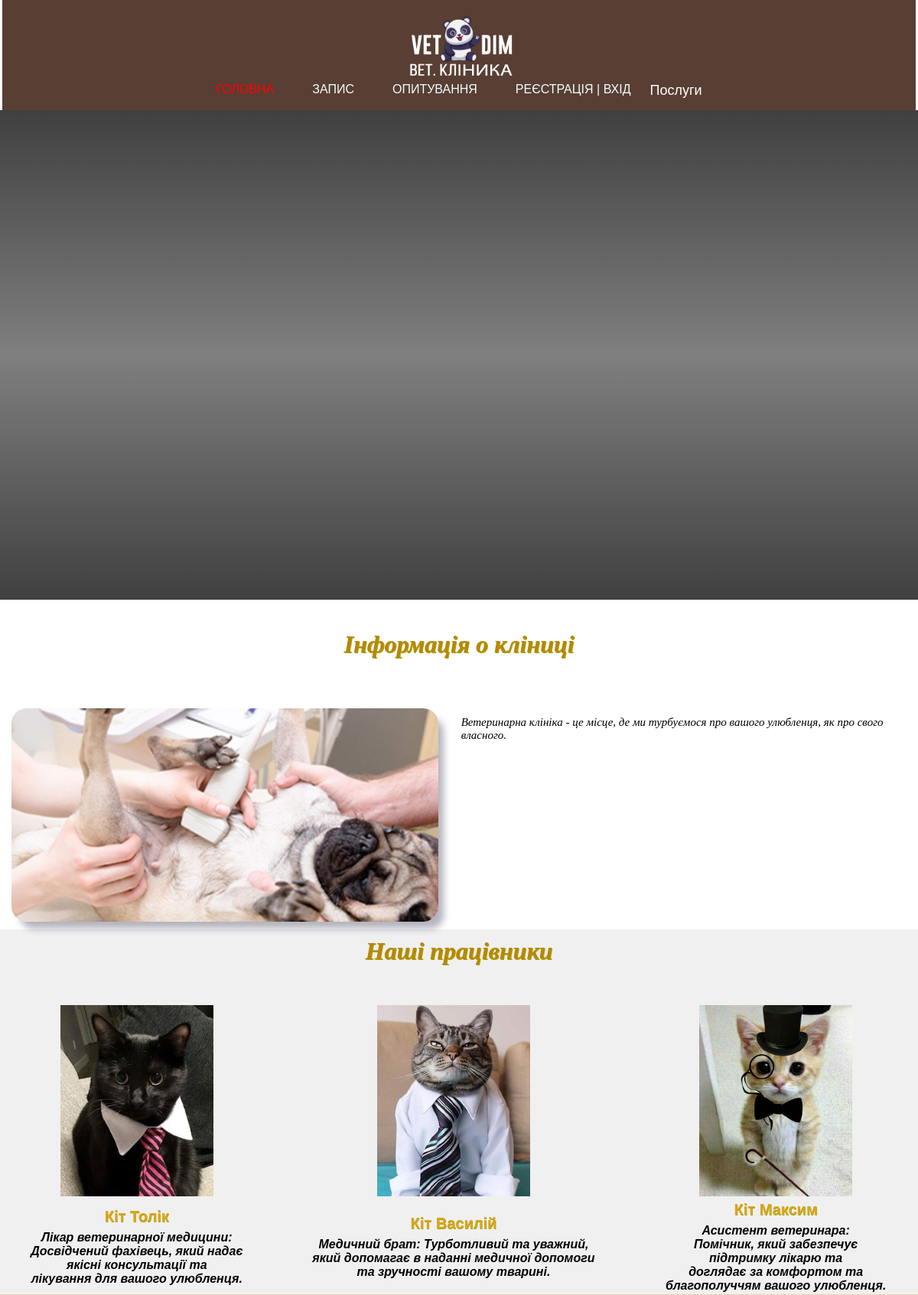
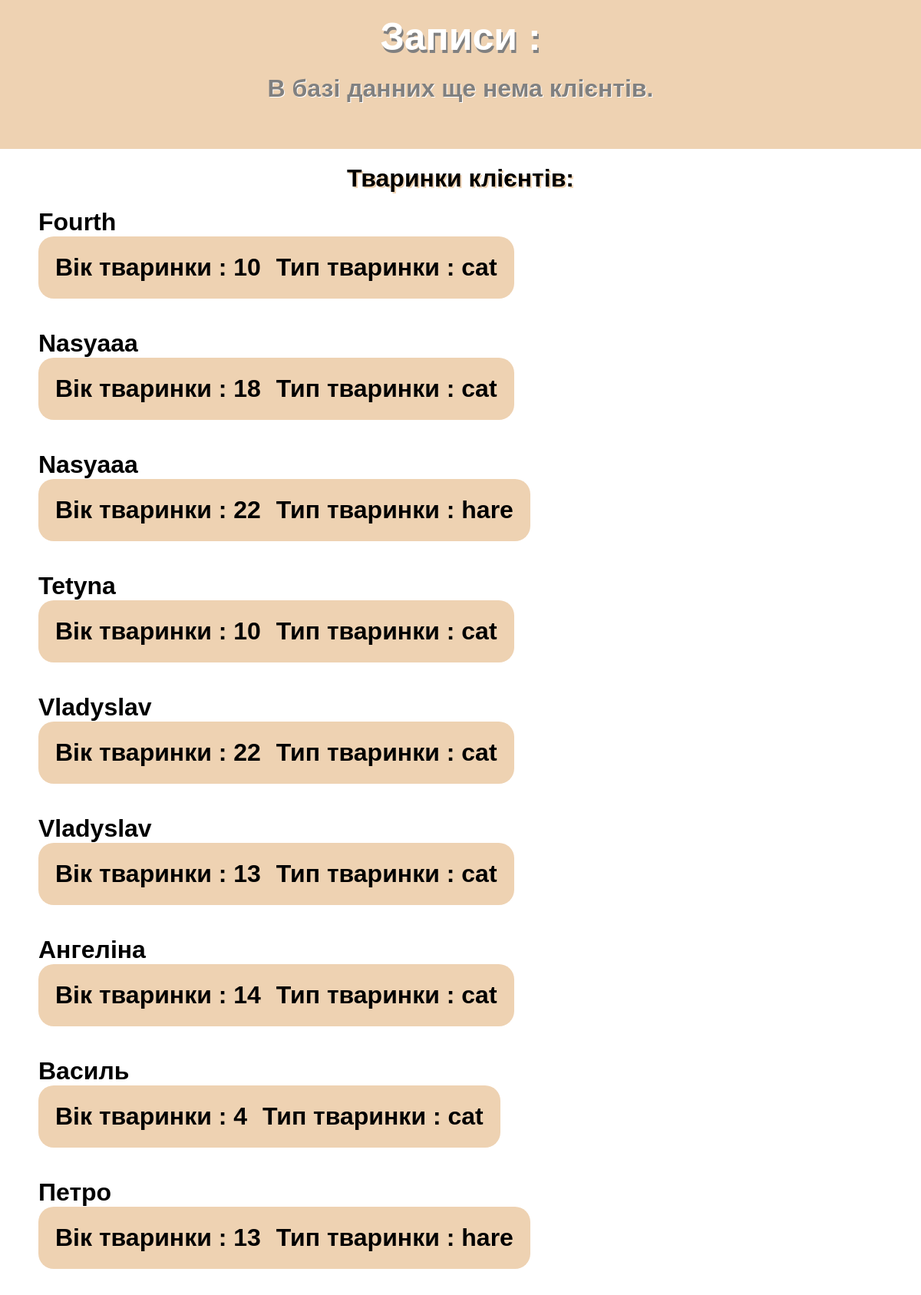
/polls/clients (upper part), run on the app's committed database (2 pictures, top to bottom).
### polls/models.py (models this page shows, shortened)
class ClientAnimal(models.Model):
    age = models.CharField('Вік тваринки',max_length=3)
    description = models.TextField('Опис тваринки')
    client = models.ForeignKey(Client,on_delete=models.PROTECT)
    typeanimal = models.ForeignKey(TypeAnimal, on_delete=models.PROTECT)
    class Meta:
        verbose_name_plural = 'Тваринка клієнта'
        verbose_name = 'Тваринка клієнта'
        ordering = ['typeanimal']

class Client(models.Model):
    user = models.OneToOneField(User, on_delete=models.CASCADE, null=True)
    name = models.CharField('Імя',max_length=25)
    surname = models.CharField('Прізвище', max_length=35)
    number = models.CharField('Номер',max_length=10)
    def __str__(self):
        return self.name
    class Meta:
        verbose_name_plural = 'Кліент'
        verbose_name = 'Кліента'
        ordering = ['name']

class TypeAnimal(models.Model):
    animals = ((None, 'Виберіть тип тварини'), ('cat', 'Кішка'), ('dog', 'Собака'), ('hare', 'Заєц'), ('shinshila', 'Шиншила'))
    animal = models.CharField(max_length=20, choices=animals)
    def __str__(self):
        return self.animal
    class Meta:
        verbose_name_plural = 'Тваринки'
        verbose_name = 'Тваринка'
        ordering = ['animal']

### polls/views.py (the view)
# urls.py: path('clients', views.last_clients , name = "last_client"),
def last_clients(request):
    all_clients = ClientAnimal.objects.order_by('client')
    return render(request, 'index.html', {'all_clients': all_clients})

### polls/templates/index.html (shortened to what this page needs)
<!DOCTYPE html>
{% load static %}
<html>
<head>
	<link href="{% static 'css/style.css' %}" rel="stylesheet">
</head>
<body>
    <header>
        <div class="navig">
            <a href="{% url 'main' %}">
                <img src="{% static 'img/logo1.png' %}" class="logo">
            </a>
            <ul>
                <li><a href="{% url 'main' %}" style="text-decoration: none; color: red; text-transform: uppercase;"> Головна </a></li>
                <li><a href="{% url 'reg' %}"> Запис </a></li>
                <li><a href="{% url 'second' %}">Опитування</a></li>
                {% if user.is_authenticated %}
                <span style="color:white">Привіт , {{request.user}} <br /> <span><a href="{%url 'logout'%}" style="color: white; text-transform: uppercase;"> Вийти</a></span></span>
                <pre>  </pre>
                {% else %}
                <li><a href="{% url 'regik' %}" style=" color = white;">Реєстрація | Вхід</a></li>
                {% endif %}
                <div class="dropdown">
                    <button class="dropbtn">Послуги</button>
                </div>
            </ul>
        </div>
    </header>
    <div class="hat">
        <h1 class="welcome">{{link_h1}}</h1>
    </div>
    <h1 class="text_adv">Інформація о кліниці</h1>
    <div class="middle" style="background-color: {{link_src}}">
        <div class="about_us">
            <img src="{% static 'img/client2.png' %}">
            <div><p class="discription_adv">Ветеринарна клініка - це місце, де ми турбуємося про вашого улюбленця, як про свого власного. </p>	 </div>
        </div>
    </div>
    <div class="rewards">
        <h1 class="text_emp">Наші працівники</h1>
        <table class="table_cats">
            <tr>
                <td>
                    <img src="{% static 'img/emp1.png' %}">
                </td>
                <td>
                    <img src="{% static 'img/emp2.png' %}">
                </td>
                <td>
                    <img src="{% static 'img/emp3.png' %}">
                </td>
            </tr>
            <tr>
                <td>
                    <p1 class="name"><b>Кіт Толік</b></p1>
                    <h4 class="desctiption">Лікар ветеринарної медицини: <br>Досвідчений фахівець, який надає <br>якісні консультації та<br> лікування для вашого улюбленця.</h4>
                </td>
                <td>
                    <p1 class="name"><b>Кіт Василій</b></p1>
                    <h4 class="desctiption">Медичний брат: Турботливий та уважний,<br> який допомагає в наданні медичної допомоги <br>	та зручності вашому тварині.</h4>
                </td>
                <td>
                    <p1 class="name"> <b>Кіт Максим </b></p1>
                    <h4 class="desctiption">Асистент ветеринара:<br> Помічник, який забезпечує<br> підтримку лікарю та<br> доглядає за комфортом та<br> благополуччям вашого улюбленця.</h4>
                </td>
            </tr>
        </table>
    </div>
    <div class="reviews" style="background-color:#EED2B2; ">
        <h1 style="text-align:center;color:white; text-shadow:grey 2px 4px; font-size:50px;">Записи :</h1>
        {% if bookings %}
        <div class="content" id="content">
            {% for el in bookings %}
            <div class="single_content" style="padding-top: 20px; padding-left: 50px; text-align: center;">
                <h1> {{ el.client }} </h1>
                <h1>Дата прийому : {{ el.date }}</h1>
            </div>
            {% endfor %}
            <div class="spinner not-visble" id="spinner">
                <span>Завантаження...</span>
            </div>
            <div style="margin-left:1025px; margin-top:20px;" class="load_more-btn" id="btn">
                <button style=" font-size: 24px; padding: 20px; border: none; border-radius: 10px; text-decoration: none; color: white; background: #0B63F6; box-shadow: 0 5px 0 #003CC5; "type="button" class="btn-success">Подивитися більше.</button>
            </div>
            <div>
                <p class="alert not-visble" id="alert">Більше нема постів , щоб загрузити</p>
            </div>
            {% else %}
            <h1 style="text-align:center;color:grey; text-shadow:white 1px 1px; padding-top:20px; padding-bottom:20px;">В базі данних ще нема клієнтів.</h1>
            {% endif %}
        </div>
    <h1 style="text-align:center; text-shadow:#EED2B2 2px 2px; padding-top:20px;">Тваринки клієнтів:</h1>
    {% if all_clients %}
    {% for el in all_clients %}
    <div style="padding-top:20px; padding-left:50px;">
        <h1> {{ el.client }} </h1>
        <table style="background-color:#EED2B2; padding:20px; border-radius:20px;margin-bottom:20px;">
            <td>
                <h1>Вік тваринки : {{ el.age }}</h1>
            </td>
            <td>
                <h1>&nbsp; Тип тваринки : {{ el.typeanimal }}</h1>
            </td>
        </table>
    </div>
    {% endfor %}
    {% else %}
    <h1 style="text-align:center;color:grey; text-shadow:white 1px 1px; padding-top:20px; padding-bottom:20px;">В базі данних ще нема клієнтів.</h1>
    {% endif %}
</body>
</html>

### polls/static/css/style.css (style rules this page uses)
* { margin: 0px; padding: 0px; font-family: sans-serif; }
.hat { background-image: linear-gradient(rgba(0, 0, 0, 0.75) ,rgba(0, 0, 0, 0.5) ,rgba(0, 0, 0, 0.75)); height: 80vh; background-size: cover; background-position: center; min-height: 100px; }
.navig { width: 98%; margin: auto; padding: 15px; display: flex; align-items: center; justify-content: space-between; background-color: rgba(47, 14, 0, 0.8); }
.logo { width: 175px; cursor: pointer; }
.navig ul { display: flex; list-style: none; margin: 0; padding: 0; }
.navig ul li { margin: 0 25px; }
.navig ul li a { text-decoration: none; color: #F0FFFF; text-transform: uppercase; transition: 0.3s; }
.welcome { font-family: Verdana; color: #FFFFFF; text-align: center; padding-top: 250px; }
.rewards { background-color: #f0f0f0; width: 100%; }
.table_cats { margin-top: 50px; width: 100%; }
.text_emp { font-style: Italic; font-family: Tahoma; color: darkgoldenrod; padding-top : 10px; text-align: center; text-shadow: 1px 1px #A5A500; }
td { text-align: center; }
.name { font-size: 20px; color: goldenrod; text-shadow: 0.5px 0.5px #A5A500; }
.desctiption { font-style: Italic; padding-top: 7px; }
.reviews { background-color: #f0f0f0; padding-top: 20px; padding-bottom: 40px; }
.text_adv { padding-top: 40px; font-style: Italic; font-family: Tahoma; color: darkgoldenrod; text-align: center; text-shadow: 1px 1px #A5A500; }
.discription_adv { padding-top: 25px; padding-left: 35px; font-style: Italic ; font-family: initial; font-size: 20px; }
.about_us { width : 100%; margin-top: 20px; display: flex; justify-content: space-between; height: 50%; padding-top : 30px; padding-bottom : 10px; }
.about_us p { margin-left: 20px; padding-bottom: 25px; padding-left: 10px ; padding-right : 30px ; }
.about_us img { width : 50%; height : 90%; margin-top: 15px; margin-left : 15px; border-radius: 20px; box-shadow: 9px 11px 10px -2px rgba(66, 68, 90, 0.4); }
.dropdown { margin-left: auto; margin-right: 25px; position: relative; }
.dropbtn { background-color: transparent; color: #ffffff; border: none; padding: 0; cursor: pointer; font-size: 18px; }
@media only screen and (max-width : 1200px) { .navig { width: 97%; display: flex; flex-direction: column; } }
@media only screen and (max-width : 1200px) { .about_us img { height: 15%; } }
@media only screen and (max-width : 1200px) { .about_us p { font-size: 15px; } }

### data on the page
ClientAnimal: client "Fourth", age "10", typeanimal "cat"
ClientAnimal: client "Nasyaaa", age "18", typeanimal "cat"
ClientAnimal: client "Nasyaaa", age "22", typeanimal "hare"
ClientAnimal: client "Tetyna", age "10", typeanimal "cat"
ClientAnimal: client "Vladyslav", age "22", typeanimal "cat"
ClientAnimal: client "Vladyslav", age "13", typeanimal "cat"
ClientAnimal: client "Ангеліна", age "14", typeanimal "cat"
ClientAnimal: client "Василь", age "4", typeanimal "cat"
ClientAnimal: client "Петро", age "13", typeanimal "hare"
